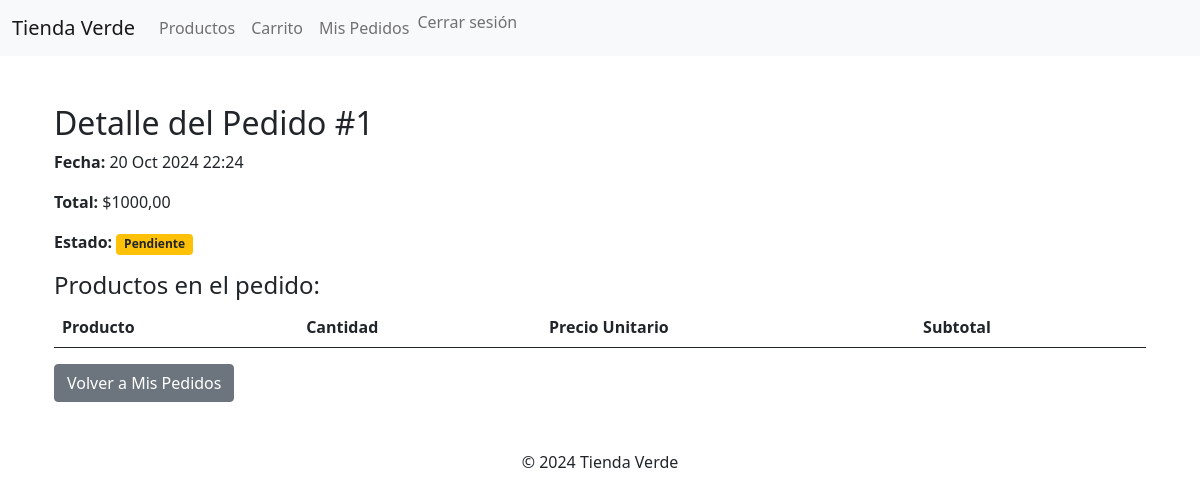
The page /pedidos/1/ (signed in) on the database its author committed.
### core/models.py (models this page shows, shortened)
class Pedido(models.Model):
    ESTADO_CHOICES = [
        ('PEND', 'Pendiente'),
        ('COMP', 'Completado'),
    ]
    cliente = models.ForeignKey(User, on_delete=models.CASCADE)
    carrito = models.ForeignKey(Carrito, on_delete=models.CASCADE)  # Change to ForeignKey
    estado = models.CharField(max_length=4, choices=ESTADO_CHOICES, default='PEND')
    total = models.DecimalField(max_digits=10, decimal_places=2)
    fecha = models.DateTimeField(auto_now_add=True)

### core/views.py (the view)
# urls.py: path('pedidos/<int:pedido_id>/', detalle_pedido, name='detalle_pedido'),  # Detalle del pedido
@login_required
def detalle_pedido(request, pedido_id):
    pedido = get_object_or_404(Pedido, id=pedido_id, cliente=request.user)
    items = pedido.carrito.carritoitem_set.all()
    return render(request, 'core/detalle_pedido.html', {'pedido': pedido, 'items': items})

### core/templates/core/detalle_pedido.html (shortened to what this page needs)
{% extends 'core/base.html' %}
{% block content %}
<div class="container mt-4">
    <h2>Detalle del Pedido #{{ pedido.id }}</h2>
    <p><strong>Fecha:</strong> {{ pedido.fecha|date:"d M Y H:i" }}</p>
    <p><strong>Total:</strong> ${{ pedido.total }}</p>
    <p><strong>Estado:</strong>
        {% if pedido.estado == 'PEND' %}
            <span class="badge bg-warning text-dark">Pendiente</span>
        {% else %}
            <span class="badge bg-success">Completado</span>
        {% endif %}
    </p>
    <h4>Productos en el pedido:</h4>
    <table class="table table-striped">
        <thead>
            <tr>
                <th scope="col">Producto</th>
                <th scope="col">Cantidad</th>
                <th scope="col">Precio Unitario</th>
                <th scope="col">Subtotal</th>
            </tr>
        </thead>
    </table>
    <a href="{% url 'pedidos_cliente' %}" class="btn btn-secondary">Volver a Mis Pedidos</a>
</div>
{% endblock %}

### rows shown on the page
Pedido: id "1", fecha "20 Oct 2024 22:24", total "1000,00"
